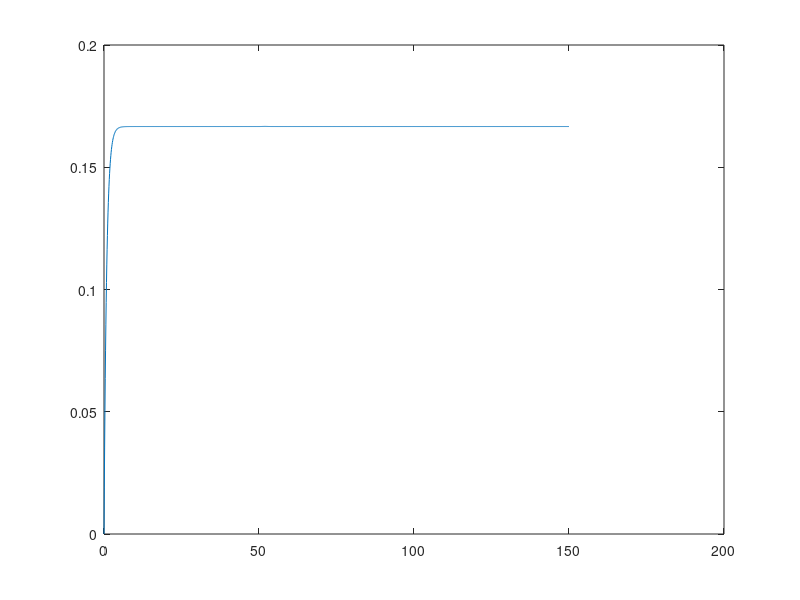
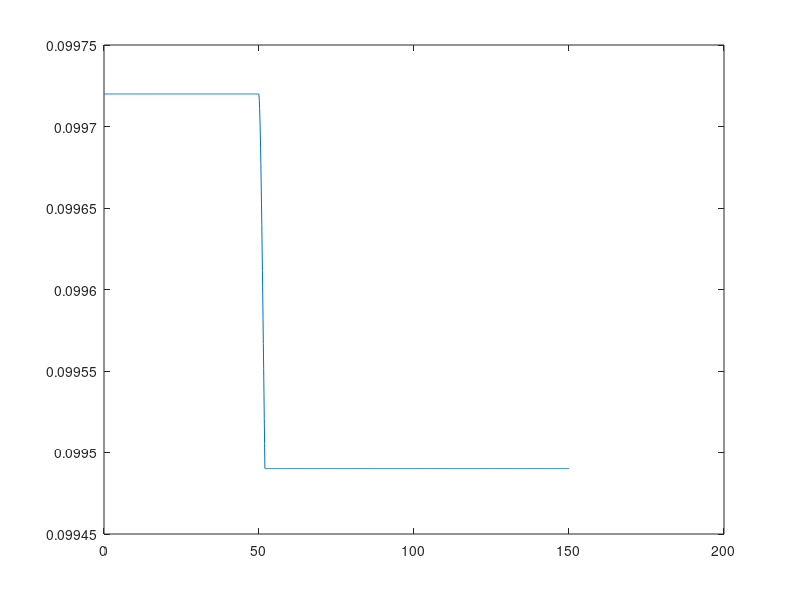

Write MATLAB code to recreate these figures, in order.
clc;
clearvars;
close all

%%%
d = 4; %dimension of the annihilation and creation operator
J = 1;
W = rand(1,2);
gamma = 1;
P = 0.2; %Incohernet pumping
swtich_H_I = 1;

dt = 0.1;
T = 0:dt:150;

a = diag(sqrt(1:d-1),1); %annihilation operator
I_a = eye(d);
I_b = eye(2);
sig_z = [1,0;0,-1];
sig_m = [0,0;1,0];
sig_p = [0,1;0,0];
gs = [0;1]; %Ground state
es = [1;0]; %Excited state


b1 = kron(sig_m, kron(I_b, I_a));
b2 = kron(I_b, kron(sig_m, I_a));
A = kron(I_b, kron(I_b,a));
% a2 = kron(I_b, a);

H_R = J*(b1'*b2 + b2'*b1);
% H_I = W(1)*(A'*b1 + b1'*A) + W(2)*(A'*b2 + b2'*A );


% b11 = kron
psi = kron(gs,gs); %reservoir 1 : excited, reservoir 2 : ground
Rho_b = psi*psi';



%psi = [0;0;0;0.1];


%Thermal state
nth = 0.1;
Rho_th = 0;

for i=0:d-1
    Rho_th = Rho_th+(nth^i/(1+nth)^(i+1))*I_a(:,i+1)*I_a(:,i+1)';
    % Rho_th = Rho_th + (nth/(1+nth))^i * I_a(:,i+1)*I_a(:,i+1)';
end

for i=0:d-1
    Pn_th(i+1) = I_a(:,i+1)'*Rho_th*I_a(:,i+1);
end

% figure()
% bar(0:d-1, Pn_th, 'r')

% rho = kron(Rho_th, Rho_b);
rho = kron(Rho_b, Rho_th);
trace(rho*b1'*b1)
% trace(Rho_th) %should be 1
% trace(Rho_th*a'*a) %should be n_th
% trace(rho) %should be 1
% trace()

%%
tau = 20;
for t=1:length(T)
    % Pe(t) = kron(es, If(:,1))'*rho*kron(es, If(:,1));
    % correlation(t) = trace(rho*A'*A'*A*A)/trace(rho*A'*A)^2;
    n1(t) = trace(rho*b1'*b1);
    n2(t) = trace(rho*b2'*b2);
    n_a(t) = trace(rho*A'*A); %this should be constant when u add cascade coupling term
    
    H_I = W(1)*(A*rho*b1' - b1'*A*rho + b1*rho*A' - rho*A'*b1) ...
        + W(2)*(A*rho*b2' - b2'*A*rho + b2*rho*A' - rho*A'*b2);
    H = H_R + swtich_H_I * 1i *H_I.*(t>=500).*(t<500+tau);
    K1 = -1i*(H*rho - rho*H) + gamma/2*(2*b1*rho*b1' - rho*b1'*b1 - b1'*b1*rho) ...
                             + gamma/2*(2*b2*rho*b2' - rho*b2'*b2 - b2'*b2*rho) ...
                             + P/2*(2*b1'*rho*b1 - rho*b1*b1' - b1*b1'*rho)...
                             + P/2*(2*b2'*rho*b2 - rho*b2*b2' - b2*b2'*rho);
    rho1 = rho + 0.5*dt*K1;
    K2 = -1i*(H*rho1 - rho1*H) + gamma/2*(2*b1*rho1*b1' - rho1*b1'*b1 - b1'*b1*rho1) ...
                               + gamma/2*(2*b2*rho1*b2' - rho1*b2'*b2 - b2'*b2*rho1) ...
                               + P/2*(2*b1'*rho1*b1 - rho1*b1*b1' - b1*b1'*rho1) ...
                               + P/2*(2*b2'*rho1*b2 - rho1*b2*b2' - b2*b2'*rho1);
    rho2 = rho + 0.5*dt*K2;
    K3 = -1i*(H*rho2 - rho2*H)+ gamma/2*(2*b1*rho2*b1' - rho2*b1'*b1 - b1'*b1*rho2) ...
                              + gamma/2*(2*b2*rho2*b2' - rho2*b2'*b2 - b2'*b2*rho2) ...
                              + P/2*(2*b1'*rho2*b1 - rho2*b1*b1' - b1*b1'*rho2) ...
                              + P/2*(2*b2'*rho2*b2 - rho2*b2*b2' - b2*b2'*rho2);
    rho3 = rho + dt*K3;
    K4 = -1i*(H*rho3 - rho3*H) + gamma/2*(2*b1*rho3*b1' - rho3*b1'*b1 - b1'*b1*rho3) ...
                               + gamma/2*(2*b2*rho3*b2' - rho3*b2'*b2 - b2'*b2*rho3) ...
                               + P/2*(2*b1'*rho3*b1 - rho3*b1*b1' - b1*b1'*rho3) ...
                               + P/2*(2*b2'*rho3*b2 - rho3*b2*b2' - b2*b2'*rho3);

    rho = rho + 1/6*dt*(K1+2*K2+2*K3+K4);
end


figure()
plot(T,abs(n1))
hold on
% plot(T,abs(n2))
% 
figure()
plot(T,abs(n_a))
